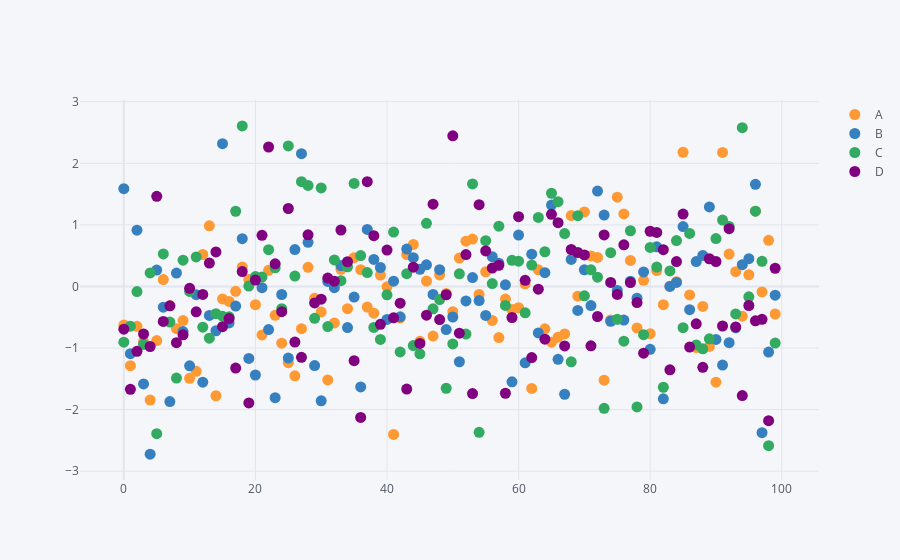

Notebook code for this chart:
### Code cell
df.iplot(mode='markers',size=11)
